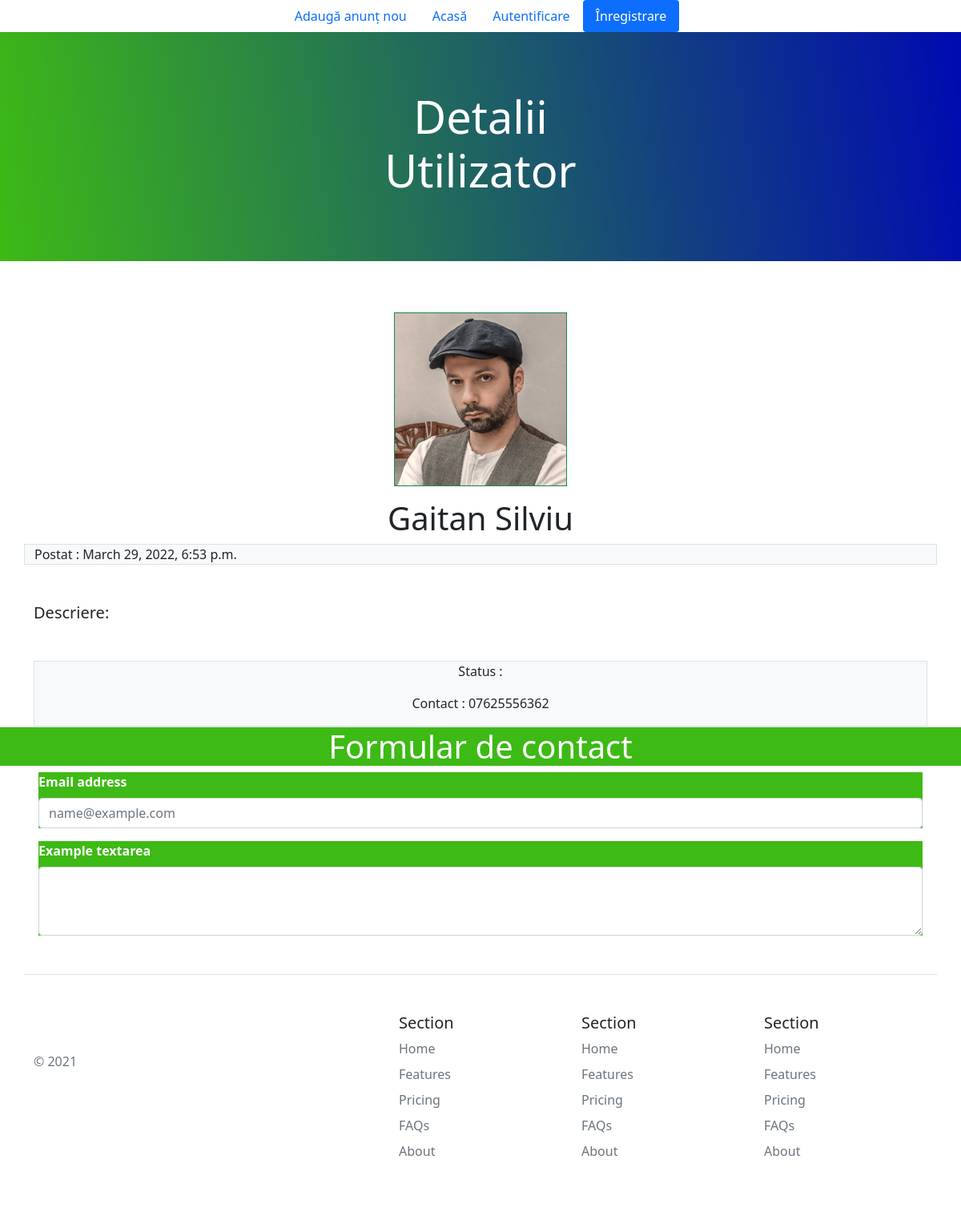
The app's page /candidat-details/2/ with its own data.
### main/models.py (models this page shows)
class User(AbstractUser):
    open_to_work_choices = (('yes', 'Da'), ('no', 'Nu'))
    phone = models.CharField('telefon:', max_length=15)
    city = models.CharField(max_length=200)
    birthday = models.DateField(null=True, blank=True)
    open_to_work = models.CharField(max_length=10, choices=open_to_work_choices, default='no',
                                    null=True, blank=True)
    created_at = models.DateTimeField(auto_now_add=True)
    photo = models.ImageField(upload_to='static/users/profile', null=True, blank=True)
    about = models.TextField(max_length=2000, null=True, blank=True)

### main/views.py (the view)
# urls.py: path('candidat-details/<int:pk>/', views.CandidatiiDetailsView.as_view(), name='candidate_details'),
class CandidatiiDetailsView(DetailView):
    template_name = 'user_details.html'
    model = User

### main/context_processors.py (called while the page is built)
def common_data(request):
    all_candidates = User.objects.filter(is_superuser=0)
    all_ads = Ad.objects.all().order_by('-created_at')
    all_jobs = Ad.objects.all().count()
    all_jobs_in_the_past_7_days = Ad.objects.filter(created_at__gte=datetime.now() - timedelta(days=7))
    profile = None
    if request.user.is_authenticated:
        profile = User.objects.get(id=request.user.id)
    context = {'user_form': UserForm(),
               'login_form': AuthenticationForm(),
               'profil': profile,
               'all_ads': all_ads,
               'all_candidates': all_candidates,
               'all_jobs': all_jobs,
               'all_jobs_in_the_past_7_days': all_jobs_in_the_past_7_days.count(),
               }
    return context

### templates/user_details.html (shortened to what this page needs)
{% extends 'base.html' %}
{% load static %}
{% block content %}
    <div class="position-relative overflow-hidden p-2 text-center bg-light back-color text-white">
        <div class="col-md-5 p-lg-5 mx-auto my-3">
            <h1 class="display-4 fw-normal">Detalii Utilizator</h1>
        </div>
    </div>
    <div class="container mt-5">
        <div class="row">
            <div class="col-md-">
                {% if user.photo %}
                    <div class="p-3 text-center">
                        <img src="{{ user.photo.url }}" class="border border-success" alt="..." width="20%" height="20%">
                    </div>
                {% else %}
                    <div class="p-3 border bg-light text-center">
                        <img src="../../static/img/job_img.png" class="border border-success" alt="..." width="50%"
                             height="50%">
                    </div>
                {% endif %}
            </div>
            <h4 class="display-6 text-center ">{{ user.first_name }} {{ user.last_name }}</h4>
            <div class="bg-light border">
                <span>Postat : {{ user.created_at }}</span>
            </div>
        </div>
        <h5 class="display-7 mt-5">Descriere:</h5>
        <div class="ms-auto text-center mt-5 bg-light border">
            <p>Status : {{ user.active }}</p>
            <p>Contact : {{ user.phone }}</p>
        </div>
    </div>
{% endblock %}

### static/css/style.css (style rules this page uses)
.back-color { background: rgb(61, 186, 21); background: linear-gradient(82deg, rgb(61, 186, 21) 0%, rgba(0,10,177,1) 100%); }

### records on screen
User: photo (picture), first_name "Gaitan", last_name "Silviu", created_at "March 29, 2022, 6:53 p.m.", phone "07625556362"
